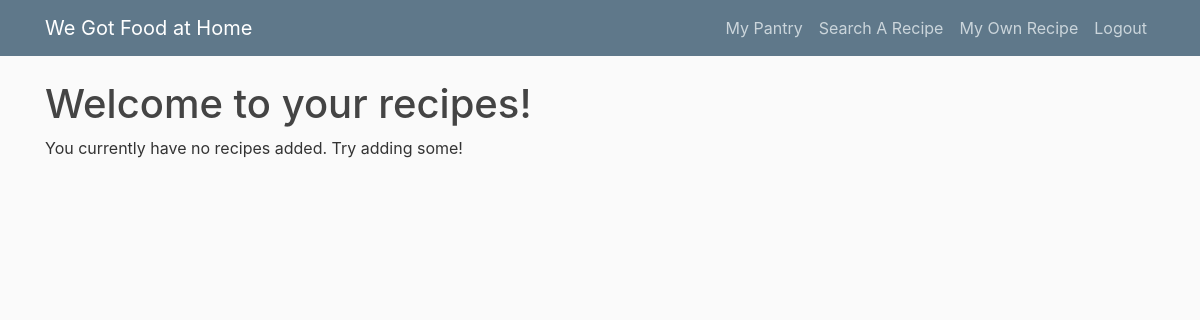
The app's page /search_recipe (signed in), older data.
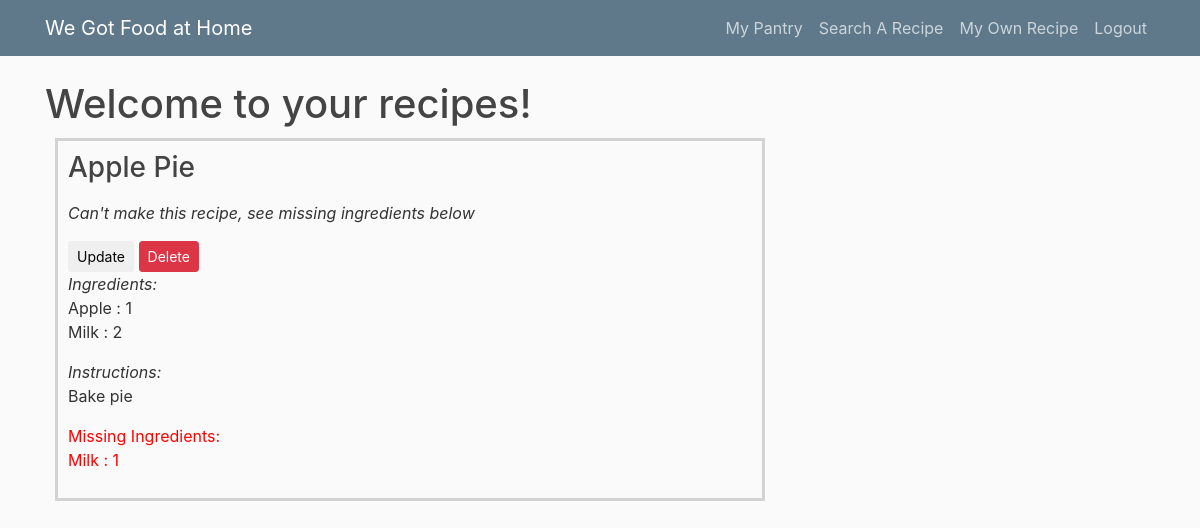
The same page, newer data.
### wdwh/models.py (models this page shows, shortened)
class Recipe(db.Model):
    id = db.Column(db.Integer, primary_key=True)
    name = db.Column(db.String(120), nullable=False)
    instructions = db.Column(db.Text)
    ingredients = db.relationship('RecipeIngredient', backref='recipe', lazy=True)
    user_id = db.Column(db.Integer, db.ForeignKey('user.id'))
    def can_make(self):
        return self.owner.can_make_recipe(self)
    def missing_ingredients(self):
        return self.owner.missing_ingredients(self)

class Ingredient(db.Model):
    id = db.Column(db.Integer, primary_key=True)
    name = db.Column(db.String(100), nullable=False)
    qty = db.Column(db.Integer, nullable=False)
    units = db.Column(db.String(100))

class PantryIngredient(Ingredient):
    user_id = db.Column(db.Integer, db.ForeignKey('user.id'))
    exp_date = db.Column(db.DateTime)

### wdwh/routes.py (the view)
@app.route("/search_recipe", methods=["GET", "POST"])
@login_required
def search_recipe():
    search_form = SearchRecipeForm()
    all_recipes = Recipe.query.filter_by(user_id=current_user.id).all()
    return render_template("search_recipe.html", title="Search Recipe",
                form=search_form, recipes=all_recipes, RecipeIngredient=RecipeIngredient)

### wdwh/models.py (called while the page is built)
@login_manager.user_loader
def load_user(user_id):
    return User.query.get(int(user_id))

    def get_ingredient_from_pantry(self, ingr_name):
        return PantryIngredient.query.filter_by(name=ingr_name,user_id=self.id).first()

    def can_make_recipe(self, recipe):
        recipe_ingrs = RecipeIngredient.query.filter_by(recipe_id=recipe.id).all()
        max_makes = 1e9
        for recipe_ingr in recipe_ingrs:
            pantry_ingr = self.get_ingredient_from_pantry(recipe_ingr.name)
            if not pantry_ingr:
                return 0
            if pantry_ingr.qty < recipe_ingr.qty:
                return 0
            max_makes = min(max_makes, pantry_ingr.qty//recipe_ingr.qty)
        return max_makes

    def missing_ingredients(self, recipe):
        missing_ingrs = []
        recipe_ingrs = RecipeIngredient.query.filter_by(recipe_id=recipe.id).all()
        for recipe_ingr in recipe_ingrs:
            pantry_ingr = self.get_ingredient_from_pantry(recipe_ingr.name)
            if not pantry_ingr:
                missing_ingrs.append((recipe_ingr.name, recipe_ingr.qty))
            elif pantry_ingr.qty < recipe_ingr.qty:
                missing_ingrs.append((recipe_ingr.name, recipe_ingr.qty - pantry_ingr.qty))
        return missing_ingrs

### wdwh/templates/search_recipe.html (shortened to what this page needs)
{% extends "layout.html" %}
{% block content %}
    <h1>Welcome to your recipes!</h1>
    {% if recipes %}
        {% for recipe in recipes%}
        <div style="border-style: solid; padding: 10px; margin: 10px; border-color: lightgray;">
            <h3>{{recipe.name}} </h3>
            <p>
                {% set num = recipe.can_make() %}
                {% if num > 0 %}
                    <i>Can make {{num}} of this recipe</i>
                {% else %}
                    <p><i>Can't make this recipe, see missing ingredients below</i></p>
                {% endif %}
            </p>
            <a href="{{ url_for('update_recipe',recipe_id=recipe.id) }}">
                <button class="btn btn-sm">Update</button></a>
            <a href="{{ url_for('delete_recipe',recipe_id=recipe.id) }}">
                <button class="btn btn-danger btn-sm">Delete</button></a>
            {% if RecipeIngredient.query.filter_by(recipe_id=recipe.id).all()%}
                <p><i>Ingredients:</i>
                {% for ingr in RecipeIngredient.query.filter_by(recipe_id=recipe.id).all() %}
                <br>{{ingr.name}} : {{ingr.qty}}
                {% endfor %}
                </p>
            {% else %}
                <p><i>No ingredients for this recipe were entered.</i></p>
            {% endif %}
            <p><i>Instructions:</i><br>
            {{recipe.instructions}}</p>
            {% if num == 0 %}
            <p style="color: red;">
                Missing Ingredients:
                {% for missing in recipe.missing_ingredients() %}
                    <br>{{missing[0]}} : {{missing[1]}}
                {% endfor %}
            </p>
            {% endif %}
        </div>
        {% endfor %}
    {% else %}
        You currently have no recipes added. Try adding some!
    {% endif %}
{% endblock content %}

### wdwh/templates/layout.html (shortened to what this page needs)
<!DOCTYPE html>
<html>
<head>
    <link rel="stylesheet" href="https://maxcdn.bootstrapcdn.com/bootstrap/4.0.0/css/bootstrap.min.css">
    <link rel="stylesheet" type="text/css" href="{{ url_for('static', filename='main.css') }}">
</head>
<body>
    <header class="site-header">
      <nav class="navbar navbar-expand-md navbar-dark bg-steel fixed-top">
        <div class="container">
          <a class="navbar-brand mr-4" href="/">We Got Food at Home</a>
          <div class="collapse navbar-collapse" id="navbarToggle">
            <div class="navbar-nav">
              {% if current_user.is_authenticated %}
                <a class="nav-item nav-link" href="{{ url_for('my_pantry') }}">My Pantry</a>
                <a class="nav-item nav-link" href="{{ url_for('search_recipe') }}">Search A Recipe</a>
                <a class="nav-item nav-link" href="{{ url_for('enter_recipe') }}">My Own Recipe</a>
                <a class="nav-item nav-link" href="{{ url_for('logout') }}">Logout</a>
              {% else %}
                <a class="nav-item nav-link" href="{{ url_for('login') }}">Login</a>
                <a class="nav-item nav-link" href="{{ url_for('register') }}">Register</a>
              {% endif %}
            </div>
          </div>
        </div>
      </nav>
    </header>
    <main role="main" class="container">
      <div class="row">
        <div class="col-md-8">
          {% block content %}{% endblock %}
        </div>
        <div class="col-md-4">
        </div>
      </div>
    </main>
</body>
</html>

### wdwh/static/main.css (style rules this page uses)
body { background: #fafafa; color: #333333; margin-top: 5rem; }
h1, h2, h3, h4, h5, h6 { color: #444444; }
.bg-steel { background-color: #5f788a; }
.site-header .navbar-nav .nav-link { color: #cbd5db; }

Row changes from the older to the newer data that the page shows:
added Recipe: name "Apple Pie", instructions "Bake pie"
added PantryIngredient: name "Apple", qty "1", shown under "Apple Pie"
added PantryIngredient: name "Milk", qty "2", recipe "1"
Text that changed along with them:
text no longer shown: "You currently have no recipes added. Try adding some!"
